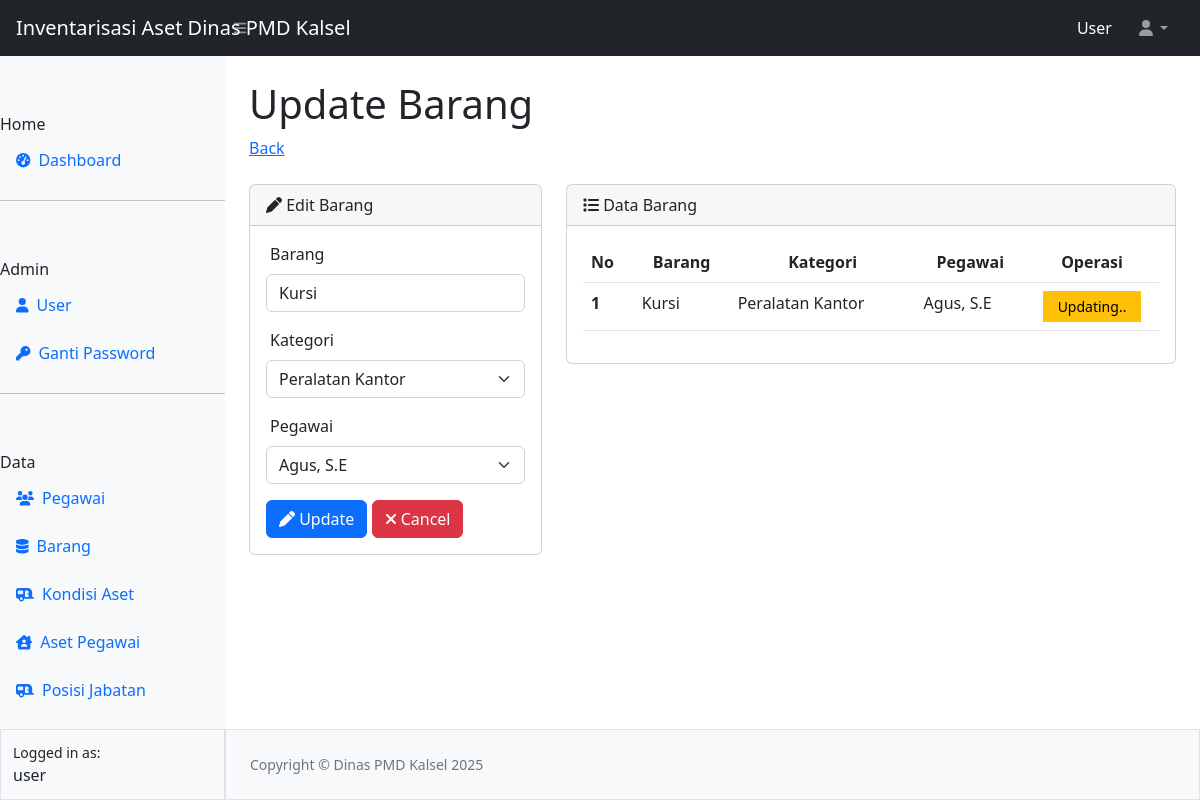
Screenshot of /barang/editbarang.php?id=1 (signed in) with the database file from the repository.
### tables this page shows
CREATE TABLE `tbl_barangg` (
  `id` int(11) NOT NULL,
  `barang` varchar(128) NOT NULL,
  `kategori` varchar(50) NOT NULL,
  `pegawai` varchar(128) NOT NULL
);

### barang/editbarang.php (the view, shortened to what this page needs)
<?php
require_once "../config.php";
require_once "../template/header.php";
require_once "../template/navbar.php";
require_once "../template/sidebar.php";
$id = $_GET['id'];
$queryBarang = mysqli_query($koneksi, "SELECT * FROM tbl_barangg WHERE id= $id");
$data = mysqli_fetch_array($queryBarang);
?>
<div id="layoutSidenav_content">
                <main>
                    <div class="container-fluid px-4">
                        <h1 class="mt-4">Update Barang</h1>
                        <ol class="breadcrumb mb-4">
                            <li class="breadcrumb-item"><a href="../barang/barang.php">Back</a></li>
                        </ol>
                        <div class="row">
                          <div class="col-4">
                          <div class="card">
                    <div class="card-header">
                    <i class="fa-solid fa-pen"></i> Edit Barang
                    </div>
                    <div class="card-body">
                      <form action="prosesbarang.php" method="POST">
                      <div class="mb-3">
                        <label for="barang" class="form-label ps-1">Barang</label>
                        <input type="text" class="form-control" id="barang" name="barang" placeholder="nama barang" value="<?= $data['barang'] ?>" required>
                      </div>
                      <div class="mb-3">
                        <label for="kategori" class="form-label ps-1">Kategori</label>
                        <select name="kategori" id="kategori" class="form-select" required>
                          <?php
                          $kategori = ["Peralatan Kantor", "Kendaraan Dinas", "Peralatan IT"];
                          foreach ($kategori as $ktg) {
                            if ($data['kategori'] == $ktg) { ?>
                              <option value="<?= $ktg ?>" selected><?= $ktg ?></option>
                              <?php } else { ?>
                                <option value="<?= $ktg ?>"><?= $ktg ?></option>
                              <?php
                            }
                          }
                          ?>
                        </select>
                      </div>
                      <div class="mb-3">
                        <label for="pegawai" class="form-label ps-1">Pegawai</label>
                        <select name="pegawai" id="pegawai" class="form-select" required>
                          <?php
                          $queryPegawai = mysqli_query($koneksi, "SELECT * FROM Tbl_pegawaiii");
                          while ($dataPegawai = mysqli_fetch_array($queryPegawai)) {
                            if($data['pegawai'] == $dataPegawai['nama']) {
                            ?>
                            <option value="<?= $dataPegawai['nama'] ?>" selected><?= $dataPegawai['nama'] ?></option>
                            <?php } else { ?>
                            <option value="<?= $dataPegawai['nama'] ?>"><?= $dataPegawai['nama'] ?></option>
                            <?php
                            }
                          }
                          ?>
                        </select>
                      </div>
                      <button type="submit" class="btn btn-primary" name="update"><i class="fa-solid fa-pen"></i> Update</button>
                      <a href="barang/barang.php" class="btn btn-danger"><i class="fa-solid fa-xmark"></i> Cancel</a>
                      </form>
                    </div>
                    </div>
                          </div>
                          <div class="col-8">
                            <div class="card">
                            <div class="card-header">
                            <i class="fa-solid fa-list"></i> Data Barang
                            </div>
                            <div class="card-body">
                            <table class="table table-hover">
  <thead>
    <tr>
      <th scope="col">No</th>
      <th scope="col"><center>Barang</center></th>
      <th scope="col"><center>Kategori</center></th>
      <th scope="col"><center>Pegawai</center></th>
      <th scope="col"><center>Operasi</center></th>
    </tr>
  </thead>
  <tbody>
    <?php
    $no = 1;
     ?>
    <tr>
      <th scope="row"><?= $no ?></th>
      <td><?= $data['barang'] ?></td>
      <td><?= $data['kategori'] ?></td>
      <td><?= $data['pegawai'] ?></td>
      <td align="center">
        <button type="button" class="btn btn-sm btn-warning rounded-0 col-10">Updating..</button>
      </td>
    </tr>
  </tbody>
</table>
                            </div>
                            </div>
                          </div>
                        </div>
                    </div>
                </main>
<?php
require_once "../template/footer.php";
?>

### rows the page displays
tbl_barangg: barang "Kursi", kategori "Peralatan Kantor", pegawai "Agus, S.E"

### other values shown
$_SESSION["ssUser"] "User"
$_SESSION["ssUser"] "user"
$no "1"
form field pegawai "Agus, S.E"
